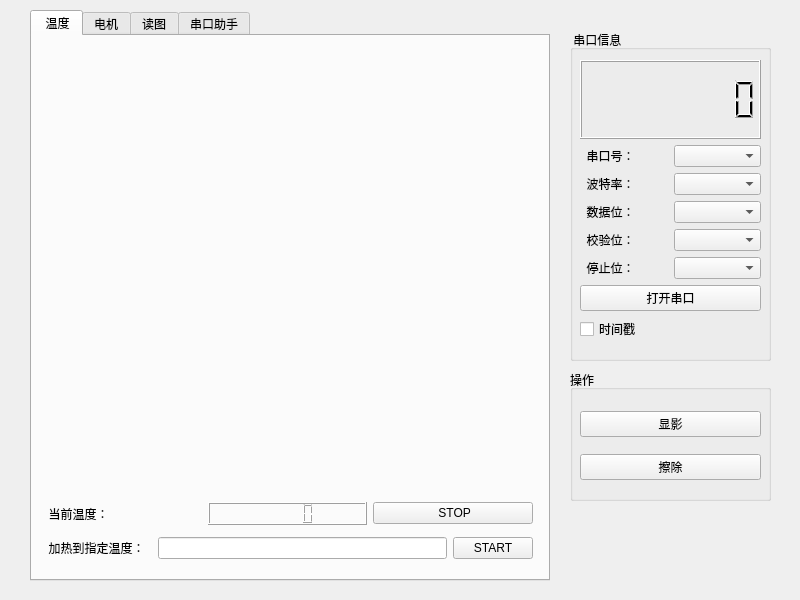
<?xml version="1.0" encoding="UTF-8"?>
<ui version="4.0">
 <class>Widget</class>
 <widget class="QWidget" name="Widget">
  <property name="geometry">
   <rect>
    <x>0</x>
    <y>0</y>
    <width>800</width>
    <height>600</height>
   </rect>
  </property>
  <property name="windowTitle">
   <string>   狗都不用！</string>
  </property>
  <widget class="QTabWidget" name="tabWidget">
   <property name="geometry">
    <rect>
     <x>30</x>
     <y>10</y>
     <width>520</width>
     <height>571</height>
    </rect>
   </property>
   <property name="minimumSize">
    <size>
     <width>520</width>
     <height>560</height>
    </size>
   </property>
   <property name="currentIndex">
    <number>0</number>
   </property>
   <widget class="QWidget" name="tabTemperature">
    <attribute name="title">
     <string> 温度</string>
    </attribute>
    <widget class="QCustomPlot" name="plotTemperature" native="true">
     <property name="geometry">
      <rect>
       <x>10</x>
       <y>19</y>
       <width>490</width>
       <height>410</height>
      </rect>
     </property>
    </widget>
    <widget class="QWidget" name="verticalLayoutWidget_2">
     <property name="geometry">
      <rect>
       <x>10</x>
       <y>460</y>
       <width>491</width>
       <height>71</height>
      </rect>
     </property>
     <layout class="QVBoxLayout" name="verticalLayout_2">
      <item>
       <layout class="QHBoxLayout" name="horizontalLayout_6">
        <item>
         <widget class="QLabel" name="label">
          <property name="text">
           <string>  当前温度：</string>
          </property>
         </widget>
        </item>
        <item>
         <widget class="QLCDNumber" name="lcdNumber"/>
        </item>
        <item>
         <widget class="QPushButton" name="pushButton_2">
          <property name="text">
           <string> STOP</string>
          </property>
         </widget>
        </item>
       </layout>
      </item>
      <item>
       <layout class="QHBoxLayout" name="horizontalLayout_8">
        <item>
         <widget class="QLabel" name="label_2">
          <property name="text">
           <string>  加热到指定温度：  </string>
          </property>
         </widget>
        </item>
        <item>
         <widget class="QLineEdit" name="lineEdit"/>
        </item>
        <item>
         <widget class="QPushButton" name="pushButton_4">
          <property name="text">
           <string>START</string>
          </property>
         </widget>
        </item>
       </layout>
      </item>
     </layout>
    </widget>
   </widget>
   <widget class="QWidget" name="tab_2">
    <attribute name="title">
     <string>电机</string>
    </attribute>
   </widget>
   <widget class="QWidget" name="tab_3">
    <attribute name="title">
     <string>读图</string>
    </attribute>
   </widget>
   <widget class="QWidget" name="tab_4">
    <attribute name="title">
     <string>串口助手</string>
    </attribute>
   </widget>
  </widget>
  <widget class="QGroupBox" name="serialMessGroupBox">
   <property name="geometry">
    <rect>
     <x>570</x>
     <y>30</y>
     <width>201</width>
     <height>331</height>
    </rect>
   </property>
   <property name="layoutDirection">
    <enum>Qt::LeftToRight</enum>
   </property>
   <property name="autoFillBackground">
    <bool>false</bool>
   </property>
   <property name="title">
    <string> 串口信息</string>
   </property>
   <property name="flat">
    <bool>false</bool>
   </property>
   <property name="checkable">
    <bool>false</bool>
   </property>
   <widget class="QWidget" name="verticalLayoutWidget">
    <property name="geometry">
     <rect>
      <x>10</x>
      <y>30</y>
      <width>181</width>
      <height>281</height>
     </rect>
    </property>
    <layout class="QVBoxLayout" name="verticalLayout">
     <item>
      <widget class="QLCDNumber" name="lcdClock">
       <property name="smallDecimalPoint">
        <bool>false</bool>
       </property>
       <property name="digitCount">
        <number>8</number>
       </property>
       <property name="value" stdset="0">
        <double>0.000000000000000</double>
       </property>
      </widget>
     </item>
     <item>
      <layout class="QHBoxLayout" name="horizontalLayout">
       <item>
        <widget class="QLabel" name="comNumLabel">
         <property name="text">
          <string>  串口号：</string>
         </property>
        </widget>
       </item>
       <item>
        <widget class="QComboBox" name="comNumComBox"/>
       </item>
      </layout>
     </item>
     <item>
      <layout class="QHBoxLayout" name="horizontalLayout_1">
       <item>
        <widget class="QLabel" name="serialBandrateLabel">
         <property name="text">
          <string>  波特率：</string>
         </property>
        </widget>
       </item>
       <item>
        <widget class="QComboBox" name="serialBandrateComBox"/>
       </item>
      </layout>
     </item>
     <item>
      <layout class="QHBoxLayout" name="horizontalLayout_2">
       <item>
        <widget class="QLabel" name="serialDataBitLabel">
         <property name="text">
          <string>  数据位：</string>
         </property>
        </widget>
       </item>
       <item>
        <widget class="QComboBox" name="serialDataBitComBox"/>
       </item>
      </layout>
     </item>
     <item>
      <layout class="QHBoxLayout" name="horizontalLayout_3">
       <item>
        <widget class="QLabel" name="serialVerifyBitLabel">
         <property name="text">
          <string>  校验位：</string>
         </property>
        </widget>
       </item>
       <item>
        <widget class="QComboBox" name="serialVerifyBitComBox"/>
       </item>
      </layout>
     </item>
     <item>
      <layout class="QHBoxLayout" name="horizontalLayout_4">
       <item>
        <widget class="QLabel" name="serialStopBitLabel">
         <property name="text">
          <string>  停止位：</string>
         </property>
        </widget>
       </item>
       <item>
        <widget class="QComboBox" name="serialStopBitComBox"/>
       </item>
      </layout>
     </item>
     <item>
      <widget class="QPushButton" name="open_close_serialPort">
       <property name="text">
        <string>打开串口</string>
       </property>
      </widget>
     </item>
     <item>
      <layout class="QHBoxLayout" name="horizontalLayout_5">
       <item>
        <widget class="QCheckBox" name="timestampcheckBox">
         <property name="text">
          <string>时间戳</string>
         </property>
        </widget>
       </item>
      </layout>
     </item>
    </layout>
   </widget>
  </widget>
  <widget class="QGroupBox" name="groupBox">
   <property name="geometry">
    <rect>
     <x>570</x>
     <y>370</y>
     <width>201</width>
     <height>131</height>
    </rect>
   </property>
   <property name="title">
    <string>操作</string>
   </property>
   <widget class="QWidget" name="verticalLayoutWidget_3">
    <property name="geometry">
     <rect>
      <x>10</x>
      <y>30</y>
      <width>181</width>
      <height>91</height>
     </rect>
    </property>
    <layout class="QVBoxLayout" name="verticalLayout_3">
     <item>
      <widget class="QPushButton" name="pushButton_3">
       <property name="text">
        <string>显影</string>
       </property>
      </widget>
     </item>
     <item>
      <widget class="QPushButton" name="pushButton">
       <property name="text">
        <string>擦除</string>
       </property>
      </widget>
     </item>
    </layout>
   </widget>
  </widget>
 </widget>
 <customwidgets>
  <customwidget>
   <class>QCustomPlot</class>
   <extends>QWidget</extends>
   <header location="global">qcustomplot.h</header>
   <container>1</container>
  </customwidget>
 </customwidgets>
 <resources/>
 <connections/>
</ui>
